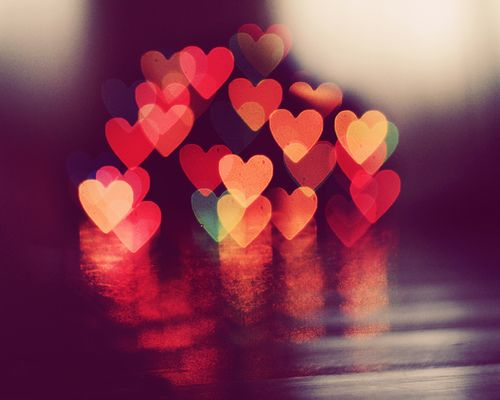
#> input picture ty.jpg, 500 x 400 px
$ python lowpas.py   (older library calls are emulated)
#> lines starting #> are read from the running program, lines starting #| are printed output that depends on the picture
import cv2 #memanggil library opencv
import numpy as np #memanggil library numpy
import matplotlib.pyplot as plt #memanggil library matplotlib

img=cv2.imread('ty.jpg')
#> img is the input picture: shape (400, 500, 3); mean B, G, R 82.1, 63.6, 134.8

gray=cv2.cvtColor(img, cv2.COLOR_BGR2GRAY)
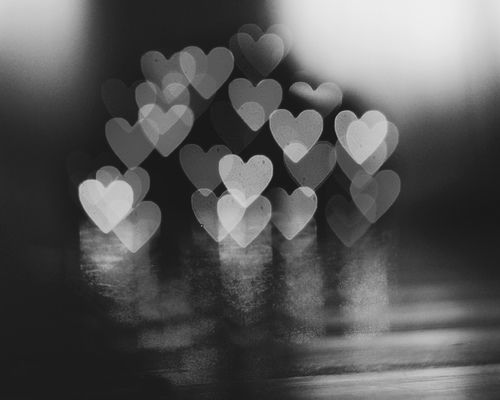
#> gray: shape (400, 500); min 17, max 238, mean 87
img=cv2.GaussianBlur(gray,(3,3),0)
#> img: shape (400, 500)

laplacian=cv2.Laplacian(img, cv2.CV_64F)
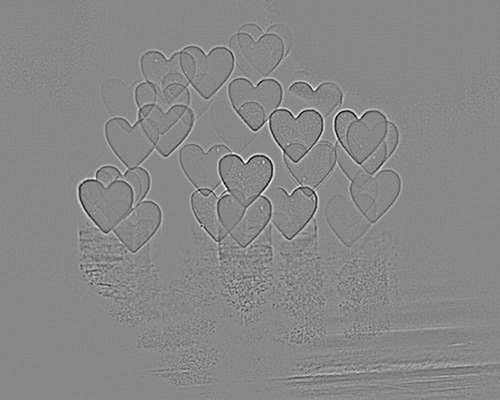
#> laplacian: shape (400, 500) float64; min -56, max 49, mean 0; drawn with min black and max white
sobelx=cv2.Sobel(img,cv2.CV_64F,1,0,ksize=5)
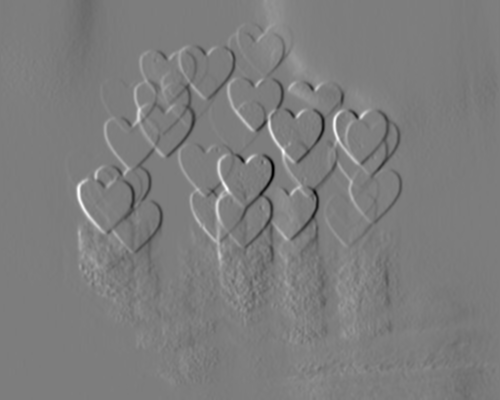
#> sobelx: shape (400, 500) float64; min -5306, max 5483, mean 4.1; drawn with min black and max white
sobely=cv2.Sobel(img,cv2.CV_64F,0,1,ksize=5)
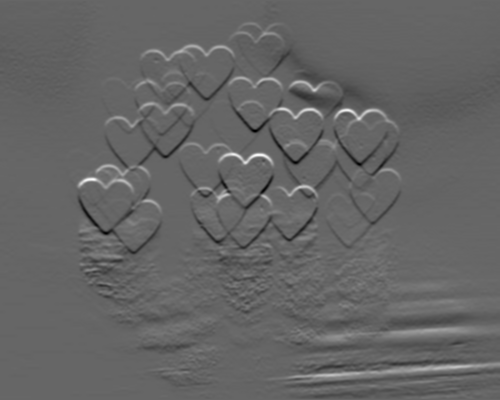
#> sobely: shape (400, 500) float64; min -3665, max 5493, mean -28.6; drawn with min black and max white

plt.subplot(2,2,1),plt.imshow(img,cmap='gray'),plt.title('Gambar Asli')
plt.xticks([]), plt.yticks([])
plt.subplot(2,2,2),plt.imshow(laplacian,cmap='gray'),plt.title('Laplacian')
plt.xticks([]), plt.yticks([])
plt.subplot(2,2,3),plt.imshow(sobelx,cmap='gray'),plt.title('Sobel X')
plt.xticks([]), plt.yticks([])
plt.subplot(2,2,4),plt.imshow(sobely,cmap='gray'),plt.title('Sobel Y')
plt.xticks([]), plt.yticks([])

plt.show()
